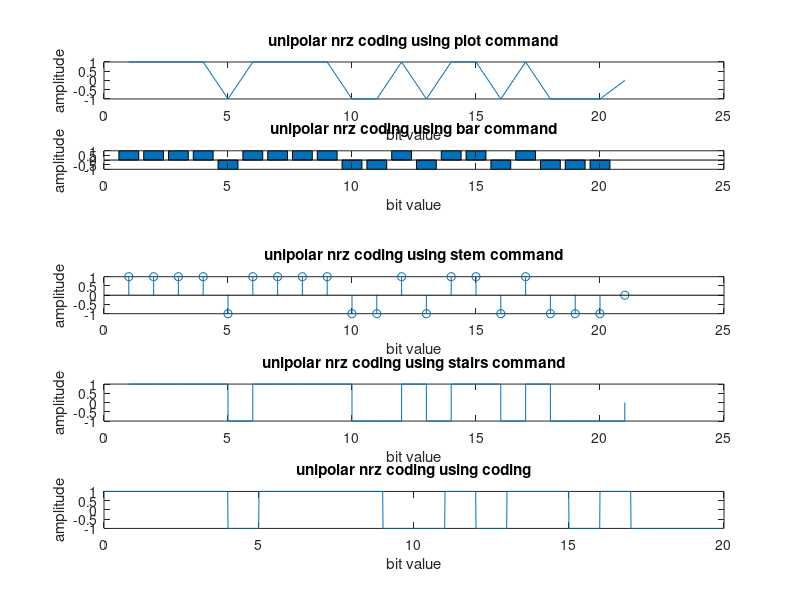

This chart was generated by the following MATLAB code:
clc;
clear all;
close all;
for i=1:20
    r(i)=rand
    if r(i)<0.5
        b(i)=-1
    else
        b(i)=1
    end
end
l=length(b);
b(l+1)=0;
n=1;

subplot(5,1,1)
plot(b)
title('unipolar nrz coding using plot command')
xlabel('bit value')
ylabel('amplitude')

subplot(6,1,2)
bar(b)
title('unipolar nrz coding using bar command')
xlabel('bit value')
ylabel('amplitude')

subplot(5,1,3)
stem(b)
title('unipolar nrz coding using stem command')
xlabel('bit value')
ylabel('amplitude')

subplot(5,1,4)
stairs(b)
title('unipolar nrz coding using stairs command')
xlabel('bit value')
ylabel('amplitude')

res=.01;
t=0:res:(l-res)
i=1;
while i<l+1
    for j=((i-1)/res)+1:i/res
            y(j)=b(i);
    end
    i=i+1;
end

subplot(5,1,5)
plot(t,y)
title('unipolar nrz coding using coding')
xlabel('bit value')
ylabel('amplitude')

